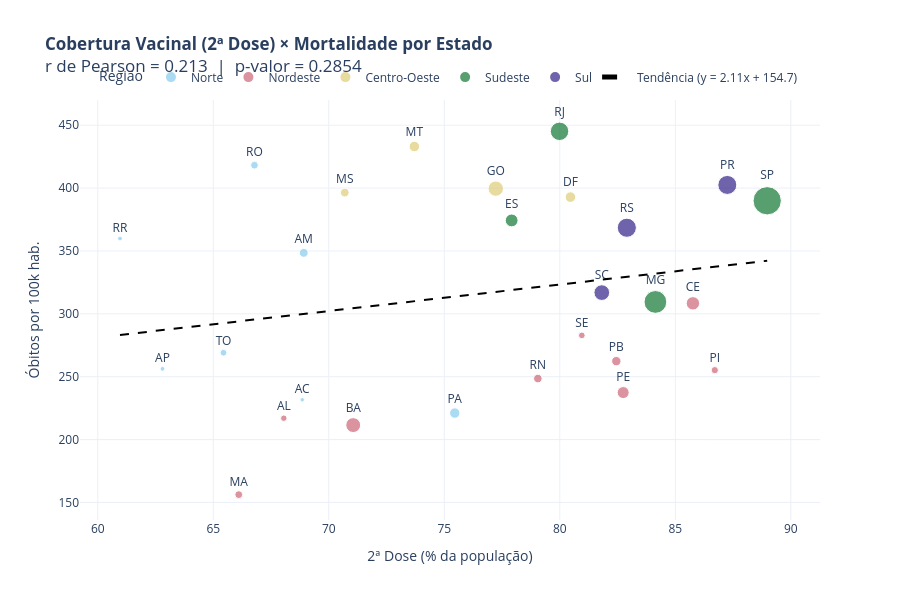

Write notebook code for a chart like this one.
### Markdown cell above
## 5 — Scatter Plot: Cobertura Vacinal × Mortalidade

### Code cell
def plot_scatter_vacina_obito(df, altura=600):
    """
    Scatter plot explorando a correlação entre cobertura da 2ª dose (%) e
    óbitos acumulados por 100k hab., com linha de tendência OLS,
    colorido por região e dimensionado pelo total de casos.

    Usa as colunas já existentes:
        'vaccinated_second_per_100_inhabitants' (% 2ª dose)
        'deaths_per_100k_inhabitants'

    Parâmetros
    ----------
    df    : DataFrame — usa snapshot da última data por estado
    altura: altura do gráfico em pixels
    """
    df_snap = (
        df.sort_values('date')
        .groupby('state')
        .last()
        .reset_index()
        .dropna(subset=['vaccinated_second_per_100_inhabitants', 'deaths_per_100k_inhabitants'])
    )

    # Remove zeros que distorceriam a correlação (estados sem dado de vacina)
    df_snap = df_snap[
        (df_snap['vaccinated_second_per_100_inhabitants'] > 0) &
        (df_snap['deaths_per_100k_inhabitants'] > 0)
    ]

    r, p = stats.pearsonr(
        df_snap['vaccinated_second_per_100_inhabitants'],
        df_snap['deaths_per_100k_inhabitants']
    )

    # Linha de tendência manual com numpy (sem statsmodels)
    x_vals = df_snap['vaccinated_second_per_100_inhabitants'].values
    y_vals = df_snap['deaths_per_100k_inhabitants'].values
    coef   = np.polyfit(x_vals, y_vals, 1)
    x_line = np.linspace(x_vals.min(), x_vals.max(), 200)
    y_line = np.polyval(coef, x_line)

    fig = px.scatter(
        df_snap,
        x='vaccinated_second_per_100_inhabitants',
        y='deaths_per_100k_inhabitants',
        color='region',
        size='totalCases',
        text='state',
        labels={
            'vaccinated_second_per_100_inhabitants': '2ª Dose (% da população)',
            'deaths_per_100k_inhabitants':           'Óbitos por 100k hab.',
            'region':                                'Região',
        },
        title=(
            f'<b>Cobertura Vacinal (2ª Dose) × Mortalidade por Estado</b>'
            f'<br>r de Pearson = {r:.3f}  |  p-valor = {p:.4f}'
        ),
        color_discrete_sequence=px.colors.qualitative.Safe,
        template='plotly_white',
        height=altura,
    )
    fig.update_traces(
        textposition='top center',
        selector=dict(mode='markers+text')
    )
    # Adiciona a reta de tendência manualmente
    fig.add_trace(
        go.Scatter(
            x=x_line, y=y_line,
            mode='lines',
            name=f'Tendência (y = {coef[0]:.2f}x + {coef[1]:.1f})',
            line=dict(color='black', width=2, dash='dash'),
            showlegend=True,
        )
    )
    fig.update_layout(
        title_font_size=17,
        legend=dict(orientation='h', yanchor='bottom', y=1.02, xanchor='center', x=0.5),
    )
    fig.show()


plot_scatter_vacina_obito(sub_estados)

### Figure 1 — Plotly figure (JSON) as saved in the notebook; plotly's stock layout.template omitted (floating-point values rounded to 4 significant figures; data arrays with more than 128 entries replaced by an {"elided": "..."} marker saying what was removed)
{"data": [{"hovertemplate": "Região=Norte<br>2ª Dose (% da população)=%{x}<br>Óbitos por 100k hab.=%{y}<br>totalCases=%{marker.size}<br>state=%{text}<extra></extra>", "legendgroup": "Norte", "marker": {"color": "rgb(136, 204, 238)", "size": [160452, 631976, 185673, 871612, 482910, 182505, 365538], "sizemode": "area", "sizeref": 16170.0, "symbol": "circle"}, "mode": "markers+text", "name": "Norte", "orientation": "v", "showlegend": true, "text": ["AC", "AM", "AP", "PA", "RO", "RR", "TO"], "textposition": "top center", "type": "scatter", "x": [68.85, 68.91, 62.8, 75.45, 66.78, 60.96, 65.44], "xaxis": "x", "y": [231.6, 348.5, 256.2, 221.1, 418.2, 359.9, 269.1], "yaxis": "y"}, {"hovertemplate": "Região=Nordeste<br>2ª Dose (% da população)=%{x}<br>Óbitos por 100k hab.=%{y}<br>totalCases=%{marker.size}<br>state=%{text}<extra></extra>", "legendgroup": "Nordeste", "marker": {"color": "rgb(204, 102, 119)", "size": [337568, 1792572, 1453417, 493418, 707854, 1157160, 424866, 585935, 359692], "sizemode": "area", "sizeref": 16170.0, "symbol": "circle"}, "mode": "markers+text", "name": "Nordeste", "orientation": "v", "showlegend": true, "text": ["AL", "BA", "CE", "MA", "PB", "PE", "PI", "RN", "SE"], "textposition": "top center", "type": "scatter", "x": [68.05, 71.06, 85.76, 66.1, 82.45, 82.74, 86.71, 79.05, 80.95], "xaxis": "x", "y": [217.0, 211.5, 308.3, 156.2, 262.4, 237.4, 255.2, 248.5, 282.9], "yaxis": "y"}, {"hovertemplate": "Região=Centro-Oeste<br>2ª Dose (% da população)=%{x}<br>Óbitos por 100k hab.=%{y}<br>totalCases=%{marker.size}<br>state=%{text}<extra></extra>", "legendgroup": "Centro-Oeste", "marker": {"color": "rgb(221, 204, 119)", "size": [898072, 1900459, 607776, 879415], "sizemode": "area", "sizeref": 16170.0, "symbol": "circle"}, "mode": "markers+text", "name": "Centro-Oeste", "orientation": "v", "showlegend": true, "text": ["DF", "GO", "MS", "MT"], "textposition": "top center", "type": "scatter", "x": [80.46, 77.23, 70.69, 73.7], "xaxis": "x", "y": [392.8, 399.5, 396.4, 433.1], "yaxis": "y"}, {"hovertemplate": "Região=Sudeste<br>2ª Dose (% da população)=%{x}<br>Óbitos por 100k hab.=%{y}<br>totalCases=%{marker.size}<br>state=%{text}<extra></extra>", "legendgroup": "Sudeste", "marker": {"color": "rgb(17, 119, 51)", "size": [1323595, 4189760, 2754359, 6469442], "sizemode": "area", "sizeref": 16170.0, "symbol": "circle"}, "mode": "markers+text", "name": "Sudeste", "orientation": "v", "showlegend": true, "text": ["ES", "MG", "RJ", "SP"], "textposition": "top center", "type": "scatter", "x": [77.92, 84.14, 79.99, 88.98], "xaxis": "x", "y": [374.3, 309.5, 445.1, 389.9], "yaxis": "y"}, {"hovertemplate": "Região=Sul<br>2ª Dose (% da população)=%{x}<br>Óbitos por 100k hab.=%{y}<br>totalCases=%{marker.size}<br>state=%{text}<extra></extra>", "legendgroup": "Sul", "marker": {"color": "rgb(51, 34, 136)", "size": [2920177, 2962414, 1986447], "sizemode": "area", "sizeref": 16170.0, "symbol": "circle"}, "mode": "markers+text", "name": "Sul", "orientation": "v", "showlegend": true, "text": ["PR", "RS", "SC"], "textposition": "top center", "type": "scatter", "x": [87.25, 82.9, 81.82], "xaxis": "x", "y": [402.5, 368.5, 316.9], "yaxis": "y"}, {"line": {"color": "black", "dash": "dash", "width": 2}, "mode": "lines", "name": "Tendência (y = 2.11x + 154.7)", "showlegend": true, "type": "scatter", "x": {"elided": "200 float values"}, "y": {"elided": "200 float values"}}], "layout": {"height": 600, "legend": {"itemsizing": "constant", "orientation": "h", "title": {"text": "Região"}, "tracegroupgap": 0, "x": 0.5, "xanchor": "center", "y": 1.02, "yanchor": "bottom"}, "title": {"font": {"size": 17}, "text": "<b>Cobertura Vacinal (2ª Dose) × Mortalidade por Estado</b><br>r de Pearson = 0.213  |  p-valor = 0.2854"}, "xaxis": {"anchor": "y", "domain": [0, 1], "title": {"text": "2ª Dose (% da população)"}}, "yaxis": {"anchor": "x", "domain": [0, 1], "title": {"text": "Óbitos por 100k hab."}}}}
